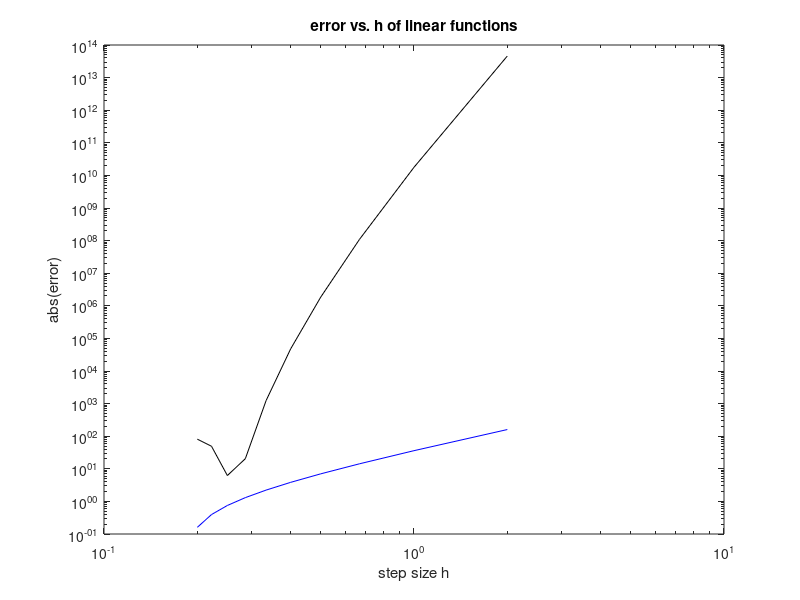
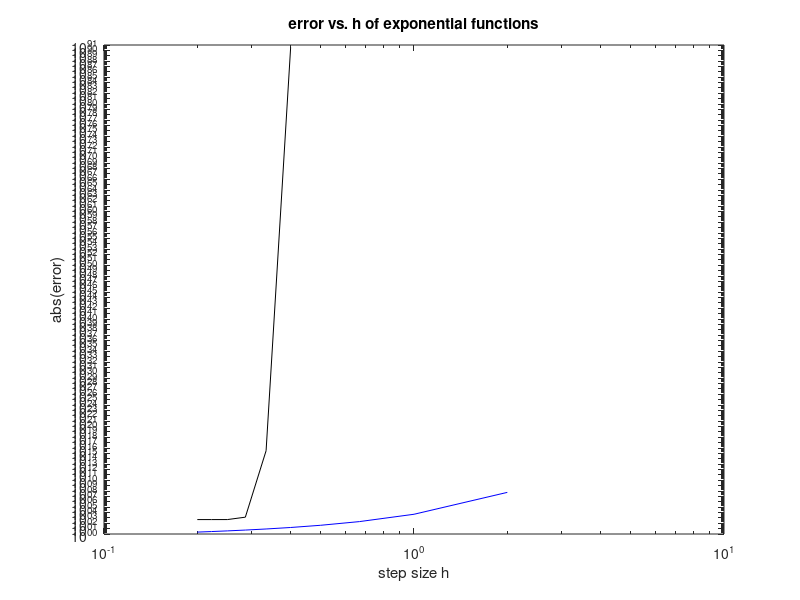
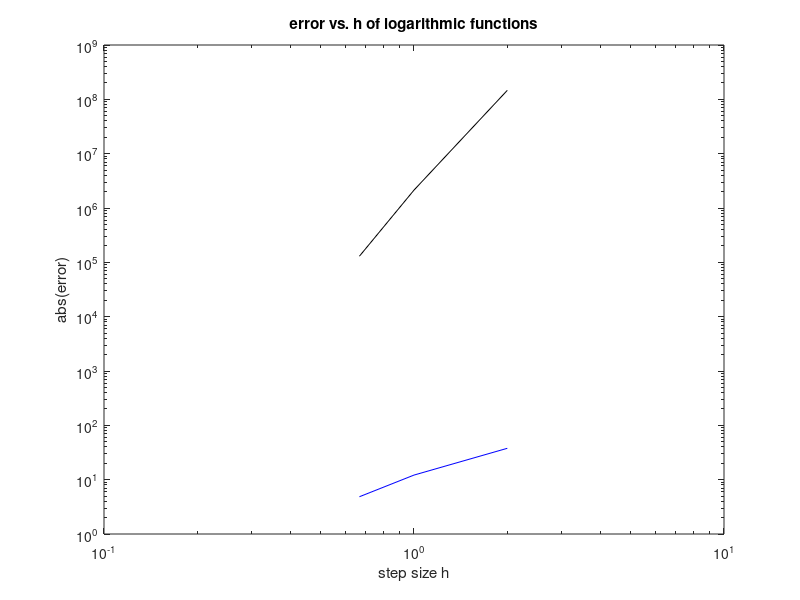
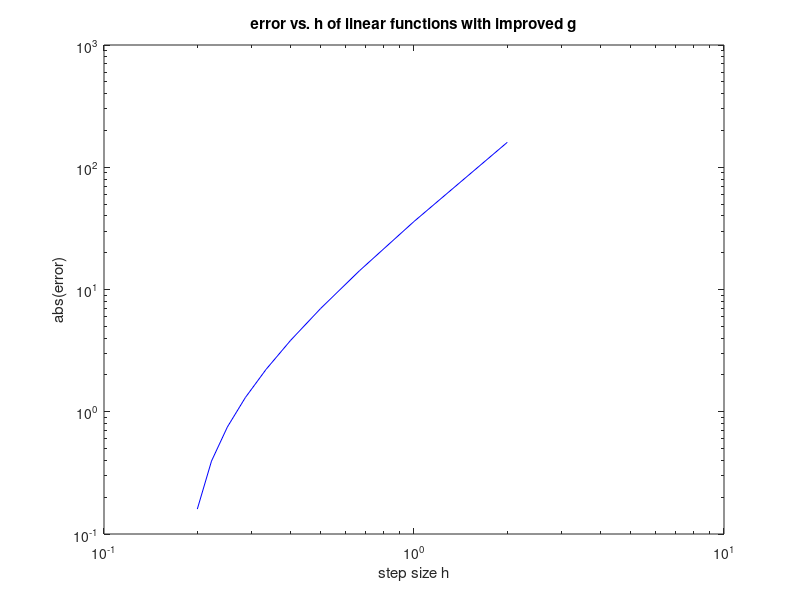

Here is the MATLAB script that generated these plots, in order:
%MAT 4020 Spring 2019 project
function [] = MAT4020trapezoidal()
  a = -1;
  b = 1;
  n = 10; %Number of subdivisions n
  
  h = zeros(1,n); %step size h for log-log graph
  eps1 = zeros(1,n); %epsilon for first Tn for log-log graph
  eps2 = zeros(1,n); %epsilon for second Tn for log-log graph
  
  f = @(x) x; %initial function f
  g = @(x) (6.*x.^5-15.*x.^4+10.*x.^3).*(30.*(x.^4-2.*x.^3+x.^2)); %composite function (f o g)g'
  f1 = @(x) exp(x);
  g1 = @(x) exp(6.*x.^5-15.*x.^4+10.*x.^3).*(30.*(x.^4-2.*x.^3+x.^2));
  f2 = @(x) log(x);
  g2 = @(x) log(6.*x.^5-15.*x.^4+10.*x.^3).*(30.*(x.^4-2.*x.^3+x.^2));
  
  gextra1 = @(x) (6.*x.^5-15.*x.^4+10.*x.^3).*(30.*(x.^4-2.*x.^3+x.^2)).*(60.*(2.*x.^3-3.*x.^2+x)).*(60.*(6.*x.^2-6.*x+1)).*(360.*(2.*x-6)).*(720);
  gextra2 = @(x) exp(6.*x.^5-15.*x.^4+10.*x.^3).*(30.*(x.^4-2.*x.^3+x.^2)).*(60.*(2.*x.^3-3.*x.^2+x)).*(60.*(6.*x.^2-6.*x+1)).*(360.*(2.*x-6)).*(720);
  gextra3 = @(x) log(6.*x.^5-15.*x.^4+10.*x.^3).*(30.*(x.^4-2.*x.^3+x.^2)).*(60.*(2.*x.^3-3.*x.^2+x)).*(60.*(6.*x.^2-6.*x+1)).*(360.*(2.*x-6)).*(720);
  
  % h = exp(-1./x)
  % h' = exp(-1./x)./x.^2
  gbetter = @(x) exp(-1./x)./(exp(-1./x) + exp(-1./(1-x))) .* ((2.*(exp(-1./x)./x.^2).*exp(-1./x)) + (exp(-1./x)./x.^2).*exp(-1./(1-x))-exp(-1./x).*exp(-1./(1-x))./(1-x).^2)./(exp(-1./x).*exp(-1./(1-x))).^2;
  
  x = linspace(a,b,n);
  
  
  for i = 1:n
    h(i) = (b-a)/i;
    trap1 = 0.5*(f(a)+f(b));  %Trapezoidal sum of f
    trap2 = 0.5*(g(a)+g(b));  %Trapezoidal sum of composite function (f o g)g'
    trap3 = 0.5*(f1(a)+f1(b));
    trap4 = 0.5*(g1(a)+g1(b));
    trap5 = 0.5*(f1(a)+f1(b));
    trap6 = 0.5*(g1(a)+g1(b));
    trapextra1 = 0.5*(gextra1(a)+gextra1(b));
    trapextra2 = 0.5*(gextra2(a)+gextra2(b));
    trapextra3 = 0.5*(gextra3(a)+gextra3(b));
    for j = 2:(n-1)
      trap1 = trap1 + f(a+j.*h);
      trap2 = trap2 + g(a+j.*h);
      trap3 = trap3 + f1(a+j.*h);
      trap4 = trap4 + g1(a+j.*h);
      trap5 = trap5 + f2(a+j.*h);
      trap6 = trap6 + g2(a+j.*h);
      trapextra1 = trapextra1 + gextra1(a+j.*h);
      trapextra2 = trapextra2 + gextra2(a+j.*h);
      trapextra3 = trapextra3 + gextra3(a+j.*h);
    end
    eps1 = abs(quadcc(f,a,b) - h.*trap1); %absolute value of the error in f
    eps2 = abs(quadcc(g,a,b) - h.*trap2); %absolute value of the error in (f o g)g'
    eps3 = abs(quadcc(f,a,b) - h.*trap3);
    eps4 = abs(quadcc(g,a,b) - h.*trap4);
    eps5 = abs(quadcc(f,a,b) - h.*trap5);
    eps6 = abs(quadcc(g,a,b) - h.*trap6);
    epsextra1 = abs(quadcc(gextra1,a,b) - h.*trapextra1);
    epsextra2 = abs(quadcc(gextra2,a,b) - h.*trapextra2);
    %epsextra3 = abs(quadcc(gextra3,a,b) - h.*trapextra3);
  end
  
  for i = 1:n
    trapbetter = 0;
    for j = 2:(n-1)
      if (a+j.*h <= 0)
        trapbetter = trapbetter + 0;
      end
      trapbetter = trapbetter + gbetter(a+j.*h);
    end
    epsbetter = abs(quadcc(gbetter,a,b) - h.*trapbetter);
  end
  
  %graph two lines on the same graph to compare both the function and the composite function
  figure 1
  loglog(h,eps1,'b-')
  hold on
  loglog(h,eps2,'k-')
  xlabel('step size h')
  ylabel('abs(error)')
  title('error vs. h of linear functions')

  figure 2
  loglog(h,eps3,'b-')
  hold on
  loglog(h,eps4,'k-')
  xlabel('step size h')
  ylabel('abs(error)')
  title('error vs. h of exponential functions')

  figure 3
  loglog(h,eps5,'b-')
  hold on
  loglog(h,eps6,'k-')
  xlabel('step size h')
  ylabel('abs(error)')
  title('error vs. h of logarithmic functions')
  
  figure 4
  loglog(h,eps1,'b-')
  hold on
  loglog(h,epsbetter,'k-')
  xlabel('step size h')
  ylabel('abs(error)')
  title('error vs. h of linear functions with improved g')
  
  figure 5
  loglog(h,eps1,'b-')
  hold on
  loglog(h,epsextra1,'k-')
  xlabel('step size h')
  ylabel('abs(error)')
  title('error vs. h of linear extra function')
  figure 6
  loglog(h,eps3,'b-')
  hold on
  loglog(h,epsextra2,'k-')
  xlabel('step size h')
  ylabel('abs(error)')
  title('error vs. h of linear extra function')
  #figure 7
  #loglog(h,eps5,'b-')
  #hold on
  #loglog(h,epsextra3,'k-')
  #xlabel('step size h')
  #ylabel('abs(error)')
  #title('error vs. h of linear extra function')
end